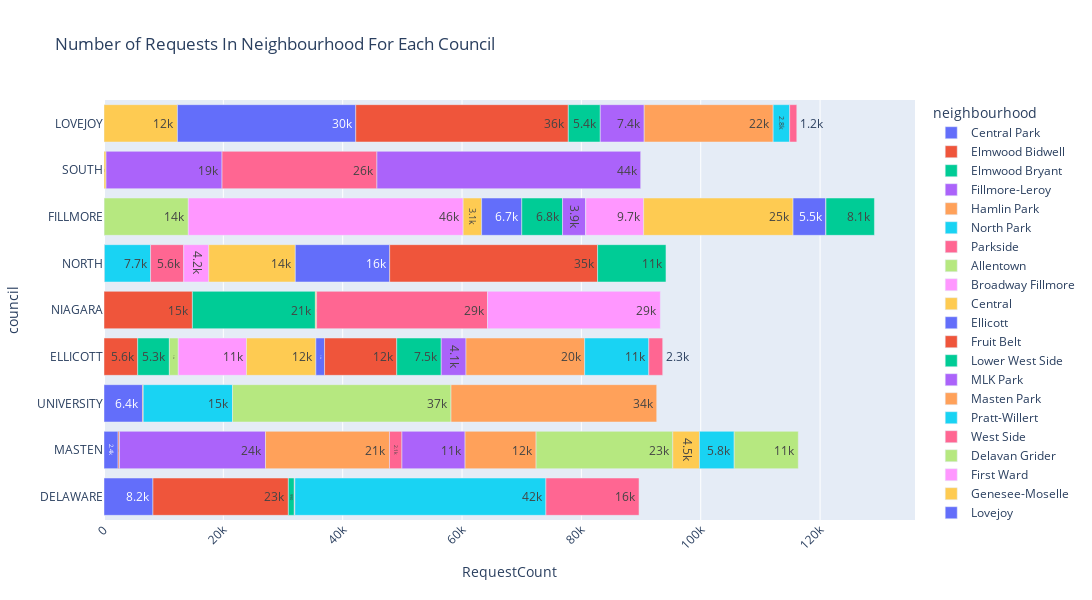

This figure's notebook cell:
### Code cell
fig = px.bar(df, x='RequestCount', y='council', text_auto='.2s',
            title="Number of Requests In Neighbourhood For Each Council",  color='neighbourhood')
fig.update_layout(width = 1200, height = 600, xaxis_tickangle=-45)
fig.show()

### Figure 1 — Plotly figure (JSON) as saved in the notebook; plotly's stock layout.template omitted (floating-point values rounded to 4 significant figures)
{"data": [{"alignmentgroup": "True", "hovertemplate": "neighbourhood=Central Park<br>RequestCount=%{x}<br>council=%{y}<extra></extra>", "legendgroup": "Central Park", "marker": {"color": "#636efa", "pattern": {"shape": ""}}, "name": "Central Park", "offsetgroup": "Central Park", "orientation": "h", "showlegend": true, "textposition": "auto", "texttemplate": "%{x:.2s}", "type": "bar", "x": [8201, 2359, 6447], "xaxis": "x", "y": ["DELAWARE", "MASTEN", "UNIVERSITY"], "yaxis": "y"}, {"alignmentgroup": "True", "hovertemplate": "neighbourhood=Elmwood Bidwell<br>RequestCount=%{x}<br>council=%{y}<extra></extra>", "legendgroup": "Elmwood Bidwell", "marker": {"color": "#EF553B", "pattern": {"shape": ""}}, "name": "Elmwood Bidwell", "offsetgroup": "Elmwood Bidwell", "orientation": "h", "showlegend": true, "textposition": "auto", "texttemplate": "%{x:.2s}", "type": "bar", "x": [22695, 5648, 201, 14814, 73], "xaxis": "x", "y": ["DELAWARE", "ELLICOTT", "MASTEN", "NIAGARA", "NORTH"], "yaxis": "y"}, {"alignmentgroup": "True", "hovertemplate": "neighbourhood=Elmwood Bryant<br>RequestCount=%{x}<br>council=%{y}<extra></extra>", "legendgroup": "Elmwood Bryant", "marker": {"color": "#00cc96", "pattern": {"shape": ""}}, "name": "Elmwood Bryant", "offsetgroup": "Elmwood Bryant", "orientation": "h", "showlegend": true, "textposition": "auto", "texttemplate": "%{x:.2s}", "type": "bar", "x": [994, 5305, 22, 43, 20609], "xaxis": "x", "y": ["DELAWARE", "ELLICOTT", "FILLMORE", "MASTEN", "NIAGARA"], "yaxis": "y"}, {"alignmentgroup": "True", "hovertemplate": "neighbourhood=Fillmore-Leroy<br>RequestCount=%{x}<br>council=%{y}<extra></extra>", "legendgroup": "Fillmore-Leroy", "marker": {"color": "#ab63fa", "pattern": {"shape": ""}}, "name": "Fillmore-Leroy", "offsetgroup": "Fillmore-Leroy", "orientation": "h", "showlegend": true, "textposition": "auto", "texttemplate": "%{x:.2s}", "type": "bar", "x": [32, 24459], "xaxis": "x", "y": ["DELAWARE", "MASTEN"], "yaxis": "y"}, {"alignmentgroup": "True", "hovertemplate": "neighbourhood=Hamlin Park<br>RequestCount=%{x}<br>council=%{y}<extra></extra>", "legendgroup": "Hamlin Park", "marker": {"color": "#FFA15A", "pattern": {"shape": ""}}, "name": "Hamlin Park", "offsetgroup": "Hamlin Park", "orientation": "h", "showlegend": true, "textposition": "auto", "texttemplate": "%{x:.2s}", "type": "bar", "x": [65, 20779], "xaxis": "x", "y": ["DELAWARE", "MASTEN"], "yaxis": "y"}, {"alignmentgroup": "True", "hovertemplate": "neighbourhood=North Park<br>RequestCount=%{x}<br>council=%{y}<extra></extra>", "legendgroup": "North Park", "marker": {"color": "#19d3f3", "pattern": {"shape": ""}}, "name": "North Park", "offsetgroup": "North Park", "orientation": "h", "showlegend": true, "textposition": "auto", "texttemplate": "%{x:.2s}", "type": "bar", "x": [42067, 7731], "xaxis": "x", "y": ["DELAWARE", "NORTH"], "yaxis": "y"}, {"alignmentgroup": "True", "hovertemplate": "neighbourhood=Parkside<br>RequestCount=%{x}<br>council=%{y}<extra></extra>", "legendgroup": "Parkside", "marker": {"color": "#FF6692", "pattern": {"shape": ""}}, "name": "Parkside", "offsetgroup": "Parkside", "orientation": "h", "showlegend": true, "textposition": "auto", "texttemplate": "%{x:.2s}", "type": "bar", "x": [15608, 2087, 5557], "xaxis": "x", "y": ["DELAWARE", "MASTEN", "NORTH"], "yaxis": "y"}, {"alignmentgroup": "True", "hovertemplate": "neighbourhood=Allentown<br>RequestCount=%{x}<br>council=%{y}<extra></extra>", "legendgroup": "Allentown", "marker": {"color": "#B6E880", "pattern": {"shape": ""}}, "name": "Allentown", "offsetgroup": "Allentown", "orientation": "h", "showlegend": true, "textposition": "auto", "texttemplate": "%{x:.2s}", "type": "bar", "x": [1493, 14105], "xaxis": "x", "y": ["ELLICOTT", "FILLMORE"], "yaxis": "y"}, {"alignmentgroup": "True", "hovertemplate": "neighbourhood=Broadway Fillmore<br>RequestCount=%{x}<br>council=%{y}<extra></extra>", "legendgroup": "Broadway Fillmore", "marker": {"color": "#FF97FF", "pattern": {"shape": ""}}, "name": "Broadway Fillmore", "offsetgroup": "Broadway Fillmore", "orientation": "h", "showlegend": true, "textposition": "auto", "texttemplate": "%{x:.2s}", "type": "bar", "x": [11434, 46063], "xaxis": "x", "y": ["ELLICOTT", "FILLMORE"], "yaxis": "y"}, {"alignmentgroup": "True", "hovertemplate": "neighbourhood=Central<br>RequestCount=%{x}<br>council=%{y}<extra></extra>", "legendgroup": "Central", "marker": {"color": "#FECB52", "pattern": {"shape": ""}}, "name": "Central", "offsetgroup": "Central", "orientation": "h", "showlegend": true, "textposition": "auto", "texttemplate": "%{x:.2s}", "type": "bar", "x": [11625, 3094, 204, 344], "xaxis": "x", "y": ["ELLICOTT", "FILLMORE", "NIAGARA", "SOUTH"], "yaxis": "y"}, {"alignmentgroup": "True", "hovertemplate": "neighbourhood=Ellicott<br>RequestCount=%{x}<br>council=%{y}<extra></extra>", "legendgroup": "Ellicott", "marker": {"color": "#636efa", "pattern": {"shape": ""}}, "name": "Ellicott", "offsetgroup": "Ellicott", "orientation": "h", "showlegend": true, "textposition": "auto", "texttemplate": "%{x:.2s}", "type": "bar", "x": [1462, 6728], "xaxis": "x", "y": ["ELLICOTT", "FILLMORE"], "yaxis": "y"}, {"alignmentgroup": "True", "hovertemplate": "neighbourhood=Fruit Belt<br>RequestCount=%{x}<br>council=%{y}<extra></extra>", "legendgroup": "Fruit Belt", "marker": {"color": "#EF553B", "pattern": {"shape": ""}}, "name": "Fruit Belt", "offsetgroup": "Fruit Belt", "orientation": "h", "showlegend": true, "textposition": "auto", "texttemplate": "%{x:.2s}", "type": "bar", "x": [12091], "xaxis": "x", "y": ["ELLICOTT"], "yaxis": "y"}, {"alignmentgroup": "True", "hovertemplate": "neighbourhood=Lower West Side<br>RequestCount=%{x}<br>council=%{y}<extra></extra>", "legendgroup": "Lower West Side", "marker": {"color": "#00cc96", "pattern": {"shape": ""}}, "name": "Lower West Side", "offsetgroup": "Lower West Side", "orientation": "h", "showlegend": true, "textposition": "auto", "texttemplate": "%{x:.2s}", "type": "bar", "x": [7457, 6830], "xaxis": "x", "y": ["ELLICOTT", "FILLMORE"], "yaxis": "y"}, {"alignmentgroup": "True", "hovertemplate": "neighbourhood=MLK Park<br>RequestCount=%{x}<br>council=%{y}<extra></extra>", "legendgroup": "MLK Park", "marker": {"color": "#ab63fa", "pattern": {"shape": ""}}, "name": "MLK Park", "offsetgroup": "MLK Park", "orientation": "h", "showlegend": true, "textposition": "auto", "texttemplate": "%{x:.2s}", "type": "bar", "x": [4148, 3894, 10580], "xaxis": "x", "y": ["ELLICOTT", "FILLMORE", "MASTEN"], "yaxis": "y"}, {"alignmentgroup": "True", "hovertemplate": "neighbourhood=Masten Park<br>RequestCount=%{x}<br>council=%{y}<extra></extra>", "legendgroup": "Masten Park", "marker": {"color": "#FFA15A", "pattern": {"shape": ""}}, "name": "Masten Park", "offsetgroup": "Masten Park", "orientation": "h", "showlegend": true, "textposition": "auto", "texttemplate": "%{x:.2s}", "type": "bar", "x": [19884, 11900], "xaxis": "x", "y": ["ELLICOTT", "MASTEN"], "yaxis": "y"}, {"alignmentgroup": "True", "hovertemplate": "neighbourhood=Pratt-Willert<br>RequestCount=%{x}<br>council=%{y}<extra></extra>", "legendgroup": "Pratt-Willert", "marker": {"color": "#19d3f3", "pattern": {"shape": ""}}, "name": "Pratt-Willert", "offsetgroup": "Pratt-Willert", "orientation": "h", "showlegend": true, "textposition": "auto", "texttemplate": "%{x:.2s}", "type": "bar", "x": [10753], "xaxis": "x", "y": ["ELLICOTT"], "yaxis": "y"}, {"alignmentgroup": "True", "hovertemplate": "neighbourhood=West Side<br>RequestCount=%{x}<br>council=%{y}<extra></extra>", "legendgroup": "West Side", "marker": {"color": "#FF6692", "pattern": {"shape": ""}}, "name": "West Side", "offsetgroup": "West Side", "orientation": "h", "showlegend": true, "textposition": "auto", "texttemplate": "%{x:.2s}", "type": "bar", "x": [2327, 28642], "xaxis": "x", "y": ["ELLICOTT", "NIAGARA"], "yaxis": "y"}, {"alignmentgroup": "True", "hovertemplate": "neighbourhood=Delavan Grider<br>RequestCount=%{x}<br>council=%{y}<extra></extra>", "legendgroup": "Delavan Grider", "marker": {"color": "#B6E880", "pattern": {"shape": ""}}, "name": "Delavan Grider", "offsetgroup": "Delavan Grider", "orientation": "h", "showlegend": true, "textposition": "auto", "texttemplate": "%{x:.2s}", "type": "bar", "x": [4, 22910], "xaxis": "x", "y": ["FILLMORE", "MASTEN"], "yaxis": "y"}, {"alignmentgroup": "True", "hovertemplate": "neighbourhood=First Ward<br>RequestCount=%{x}<br>council=%{y}<extra></extra>", "legendgroup": "First Ward", "marker": {"color": "#FF97FF", "pattern": {"shape": ""}}, "name": "First Ward", "offsetgroup": "First Ward", "orientation": "h", "showlegend": true, "textposition": "auto", "texttemplate": "%{x:.2s}", "type": "bar", "x": [9696], "xaxis": "x", "y": ["FILLMORE"], "yaxis": "y"}, {"alignmentgroup": "True", "hovertemplate": "neighbourhood=Genesee-Moselle<br>RequestCount=%{x}<br>council=%{y}<extra></extra>", "legendgroup": "Genesee-Moselle", "marker": {"color": "#FECB52", "pattern": {"shape": ""}}, "name": "Genesee-Moselle", "offsetgroup": "Genesee-Moselle", "orientation": "h", "showlegend": true, "textposition": "auto", "texttemplate": "%{x:.2s}", "type": "bar", "x": [25036, 12306, 4473], "xaxis": "x", "y": ["FILLMORE", "LOVEJOY", "MASTEN"], "yaxis": "y"}, {"alignmentgroup": "True", "hovertemplate": "neighbourhood=Lovejoy<br>RequestCount=%{x}<br>council=%{y}<extra></extra>", "legendgroup": "Lovejoy", "marker": {"color": "#636efa", "pattern": {"shape": ""}}, "name": "Lovejoy", "offsetgroup": "Lovejoy", "orientation": "h", "showlegend": true, "textposition": "auto", "texttemplate": "%{x:.2s}", "type": "bar", "x": [5508, 29883], "xaxis": "x", "y": ["FILLMORE", "LOVEJOY"], "yaxis": "y"}, {"alignmentgroup": "True", "hovertemplate": "neighbourhood=Schiller Park<br>RequestCount=%{x}<br>council=%{y}<extra></extra>", "legendgroup": "Schiller Park", "marker": {"color": "#EF553B", "pattern": {"shape": ""}}, "name": "Schiller Park", "offsetgroup": "Schiller Park", "orientation": "h", "showlegend": true, "textposition": "auto", "texttemplate": "%{x:.2s}", "type": "bar", "x": [7, 35621, 132], "xaxis": "x", "y": ["FILLMORE", "LOVEJOY", "UNIVERSITY"], "yaxis": "y"}, {"alignmentgroup": "True", "hovertemplate": "neighbourhood=Seneca Babcock<br>RequestCount=%{x}<br>council=%{y}<extra></extra>", "legendgroup": "Seneca Babcock", "marker": {"color": "#00cc96", "pattern": {"shape": ""}}, "name": "Seneca Babcock", "offsetgroup": "Seneca Babcock", "orientation": "h", "showlegend": true, "textposition": "auto", "texttemplate": "%{x:.2s}", "type": "bar", "x": [8125, 5357], "xaxis": "x", "y": ["FILLMORE", "LOVEJOY"], "yaxis": "y"}, {"alignmentgroup": "True", "hovertemplate": "neighbourhood=Hopkins-Tifft<br>RequestCount=%{x}<br>council=%{y}<extra></extra>", "legendgroup": "Hopkins-Tifft", "marker": {"color": "#ab63fa", "pattern": {"shape": ""}}, "name": "Hopkins-Tifft", "offsetgroup": "Hopkins-Tifft", "orientation": "h", "showlegend": true, "textposition": "auto", "texttemplate": "%{x:.2s}", "type": "bar", "x": [7359, 19437], "xaxis": "x", "y": ["LOVEJOY", "SOUTH"], "yaxis": "y"}, {"alignmentgroup": "True", "hovertemplate": "neighbourhood=Kaisertown<br>RequestCount=%{x}<br>council=%{y}<extra></extra>", "legendgroup": "Kaisertown", "marker": {"color": "#FFA15A", "pattern": {"shape": ""}}, "name": "Kaisertown", "offsetgroup": "Kaisertown", "orientation": "h", "showlegend": true, "textposition": "auto", "texttemplate": "%{x:.2s}", "type": "bar", "x": [21612], "xaxis": "x", "y": ["LOVEJOY"], "yaxis": "y"}, {"alignmentgroup": "True", "hovertemplate": "neighbourhood=Kenfield<br>RequestCount=%{x}<br>council=%{y}<extra></extra>", "legendgroup": "Kenfield", "marker": {"color": "#19d3f3", "pattern": {"shape": ""}}, "name": "Kenfield", "offsetgroup": "Kenfield", "orientation": "h", "showlegend": true, "textposition": "auto", "texttemplate": "%{x:.2s}", "type": "bar", "x": [2767, 5819, 14954], "xaxis": "x", "y": ["LOVEJOY", "MASTEN", "UNIVERSITY"], "yaxis": "y"}, {"alignmentgroup": "True", "hovertemplate": "neighbourhood=Seneca-Cazenovia<br>RequestCount=%{x}<br>council=%{y}<extra></extra>", "legendgroup": "Seneca-Cazenovia", "marker": {"color": "#FF6692", "pattern": {"shape": ""}}, "name": "Seneca-Cazenovia", "offsetgroup": "Seneca-Cazenovia", "orientation": "h", "showlegend": true, "textposition": "auto", "texttemplate": "%{x:.2s}", "type": "bar", "x": [1193, 25956], "xaxis": "x", "y": ["LOVEJOY", "SOUTH"], "yaxis": "y"}, {"alignmentgroup": "True", "hovertemplate": "neighbourhood=Kensington-Bailey<br>RequestCount=%{x}<br>council=%{y}<extra></extra>", "legendgroup": "Kensington-Bailey", "marker": {"color": "#B6E880", "pattern": {"shape": ""}}, "name": "Kensington-Bailey", "offsetgroup": "Kensington-Bailey", "orientation": "h", "showlegend": true, "textposition": "auto", "texttemplate": "%{x:.2s}", "type": "bar", "x": [10736, 36621], "xaxis": "x", "y": ["MASTEN", "UNIVERSITY"], "yaxis": "y"}, {"alignmentgroup": "True", "hovertemplate": "neighbourhood=Upper West Side<br>RequestCount=%{x}<br>council=%{y}<extra></extra>", "legendgroup": "Upper West Side", "marker": {"color": "#FF97FF", "pattern": {"shape": ""}}, "name": "Upper West Side", "offsetgroup": "Upper West Side", "orientation": "h", "showlegend": true, "textposition": "auto", "texttemplate": "%{x:.2s}", "type": "bar", "x": [28964, 4202], "xaxis": "x", "y": ["NIAGARA", "NORTH"], "yaxis": "y"}, {"alignmentgroup": "True", "hovertemplate": "neighbourhood=Black Rock<br>RequestCount=%{x}<br>council=%{y}<extra></extra>", "legendgroup": "Black Rock", "marker": {"color": "#FECB52", "pattern": {"shape": ""}}, "name": "Black Rock", "offsetgroup": "Black Rock", "orientation": "h", "showlegend": true, "textposition": "auto", "texttemplate": "%{x:.2s}", "type": "bar", "x": [14498], "xaxis": "x", "y": ["NORTH"], "yaxis": "y"}, {"alignmentgroup": "True", "hovertemplate": "neighbourhood=Grant-Amherst<br>RequestCount=%{x}<br>council=%{y}<extra></extra>", "legendgroup": "Grant-Amherst", "marker": {"color": "#636efa", "pattern": {"shape": ""}}, "name": "Grant-Amherst", "offsetgroup": "Grant-Amherst", "orientation": "h", "showlegend": true, "textposition": "auto", "texttemplate": "%{x:.2s}", "type": "bar", "x": [15814], "xaxis": "x", "y": ["NORTH"], "yaxis": "y"}, {"alignmentgroup": "True", "hovertemplate": "neighbourhood=Riverside<br>RequestCount=%{x}<br>council=%{y}<extra></extra>", "legendgroup": "Riverside", "marker": {"color": "#EF553B", "pattern": {"shape": ""}}, "name": "Riverside", "offsetgroup": "Riverside", "orientation": "h", "showlegend": true, "textposition": "auto", "texttemplate": "%{x:.2s}", "type": "bar", "x": [34841], "xaxis": "x", "y": ["NORTH"], "yaxis": "y"}, {"alignmentgroup": "True", "hovertemplate": "neighbourhood=West Hertel<br>RequestCount=%{x}<br>council=%{y}<extra></extra>", "legendgroup": "West Hertel", "marker": {"color": "#00cc96", "pattern": {"shape": ""}}, "name": "West Hertel", "offsetgroup": "West Hertel", "orientation": "h", "showlegend": true, "textposition": "auto", "texttemplate": "%{x:.2s}", "type": "bar", "x": [11461], "xaxis": "x", "y": ["NORTH"], "yaxis": "y"}, {"alignmentgroup": "True", "hovertemplate": "neighbourhood=South Park<br>RequestCount=%{x}<br>council=%{y}<extra></extra>", "legendgroup": "South Park", "marker": {"color": "#ab63fa", "pattern": {"shape": ""}}, "name": "South Park", "offsetgroup": "South Park", "orientation": "h", "showlegend": true, "textposition": "auto", "texttemplate": "%{x:.2s}", "type": "bar", "x": [44199], "xaxis": "x", "y": ["SOUTH"], "yaxis": "y"}, {"alignmentgroup": "True", "hovertemplate": "neighbourhood=University Heights<br>RequestCount=%{x}<br>council=%{y}<extra></extra>", "legendgroup": "University Heights", "marker": {"color": "#FFA15A", "pattern": {"shape": ""}}, "name": "University Heights", "offsetgroup": "University Heights", "orientation": "h", "showlegend": true, "textposition": "auto", "texttemplate": "%{x:.2s}", "type": "bar", "x": [34471], "xaxis": "x", "y": ["UNIVERSITY"], "yaxis": "y"}], "layout": {"barmode": "relative", "height": 600, "legend": {"title": {"text": "neighbourhood"}, "tracegroupgap": 0}, "title": {"text": "Number of Requests In Neighbourhood For Each Council"}, "width": 1200, "xaxis": {"anchor": "y", "domain": [0, 1], "tickangle": -45, "title": {"text": "RequestCount"}}, "yaxis": {"anchor": "x", "domain": [0, 1], "title": {"text": "council"}}}}
